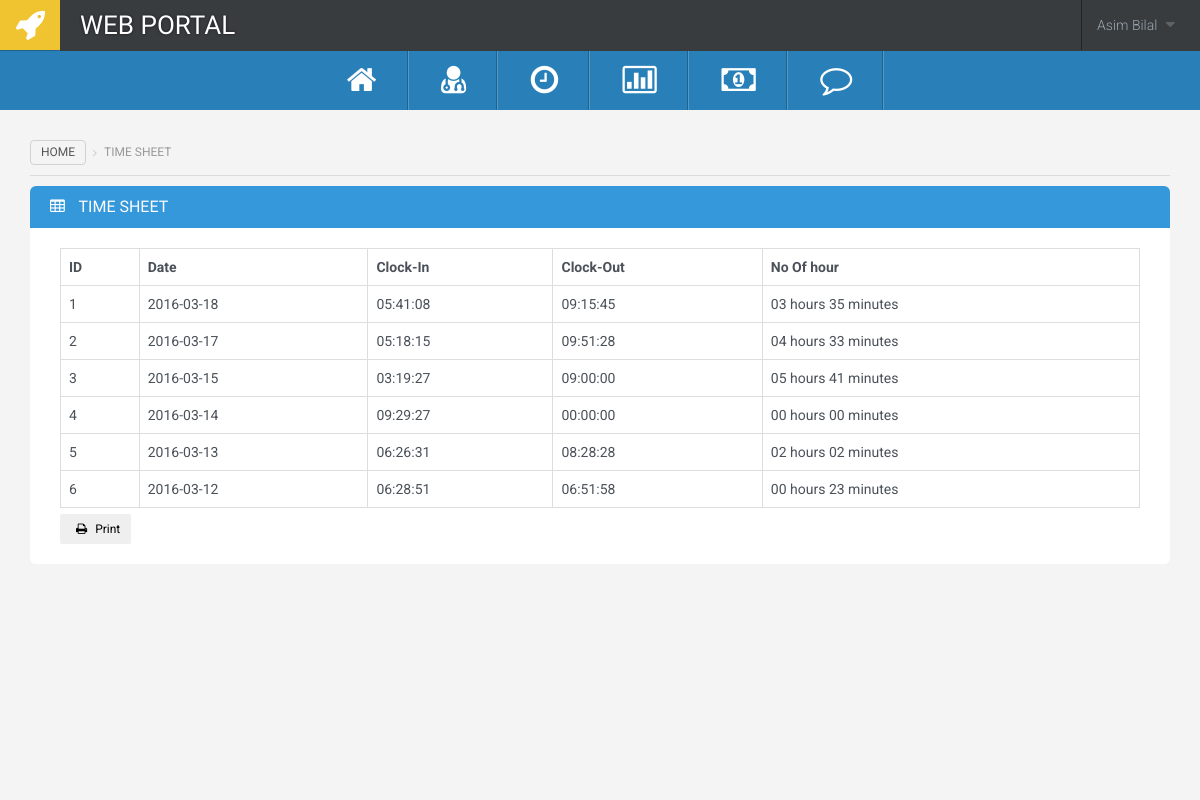
The page /timeSheet.php (signed in) on the database as committed earlier.
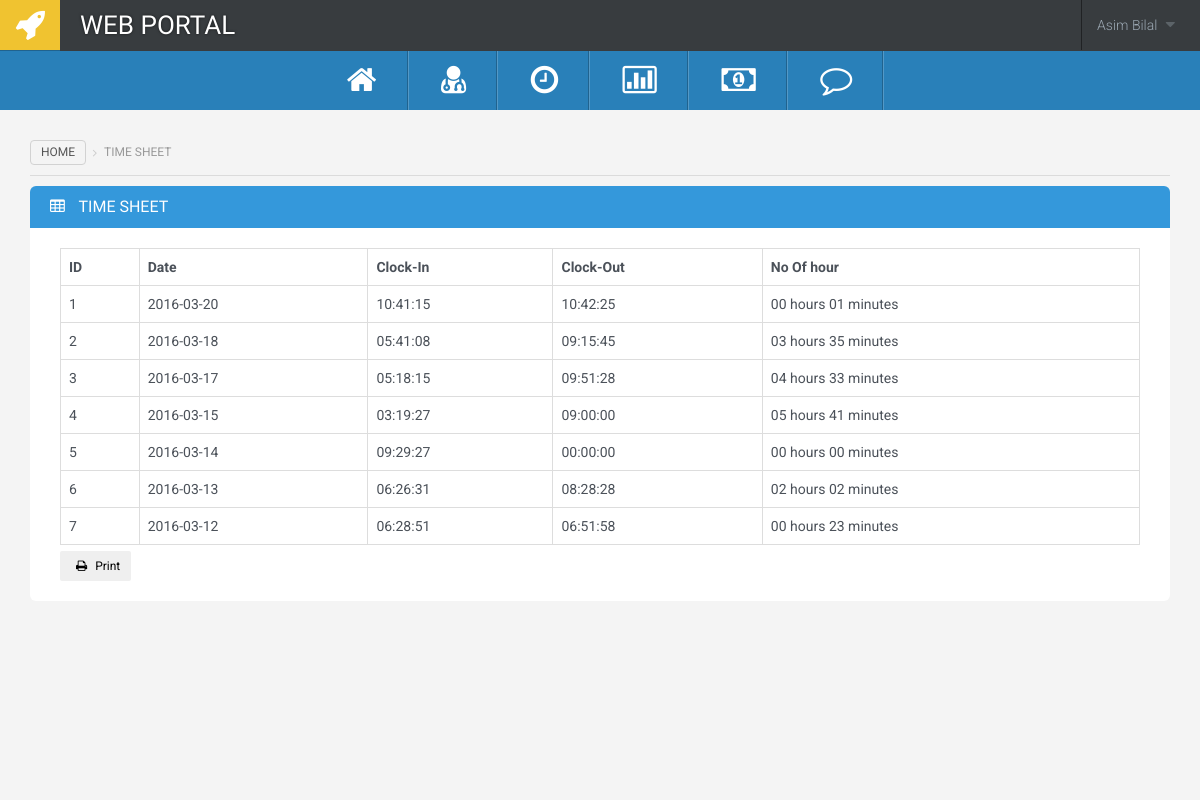
The same page on the database as committed later.
### tables this page shows
CREATE TABLE `clock` (
  `clock_id` int(10) NOT NULL,
  `user_id` int(10) NOT NULL,
  `clockIn` time NOT NULL,
  `clockOut` time NOT NULL,
  `date` text NOT NULL
);

### controller/timeSheetController.php (called while the page is built, shortened)
<?php
include("connection.php");
    $timeRecords = [];
    $userId = $_SESSION['userId'];
    $sql = "SELECT * FROM clock where user_id =".$userId. " ORDER BY date desc";
    $result = $conn->query($sql);
?>

### timeSheet.php (the view, shortened to what this page needs)
<?php
include("header.php");
include("controller/timeSheetController.php");
function convertToHoursMins($time, $format = '%02d:%02d') {
    $hours = floor($time / 60);
    $minutes = ($time % 60);
    return sprintf($format, $hours, $minutes);
}
?>
<div class="main-content">
    <ol class="breadcrumb">
  <li><a href="index.php">Home</a></li>
    <li class="active">Time Sheet</li>
</ol>
<div class="widget widget-blue">
      <div class="widget-title">
        <h3><i class="fa fa-table"></i> Time Sheet </h3>
      </div>
      <div class="widget-content">
        <div class="table-responsive" id="payRollTable">
          <table class="table table-bordered table-hover">
            <thead>
              <tr>
                <th>ID</th>
                <th>Date</th>
                <th>Clock-In</th>
                <th>Clock-Out</th>
                <th>No Of hour</th>
              </tr>
            </thead>
            <tbody>
  			  <?php foreach ( $timeRecords as $key =>  $record ) { ?>
  			  <tr>
                <td><?php echo $key+1; ?></td>
                <td><?php echo $record[0]; ?></td>
                <td><?php echo $record[1]; ?></td>
                <td><?php echo $record[2]; ?></td>
                <td><?php
                  if (($record[2] - $record[1]) < 0 ) {
                    echo "00 hours 00 minutes";
                  } else {
                          $diff =  strtotime($record[2]) - strtotime($record[1]);
                          $interval  = abs($diff);
                          $minutes   = round($interval / 60);
                    echo  convertToHoursMins($minutes, '%02d hours %02d minutes');
                  }
                    ?>
                </td>
              </tr>
              <?php }?>
            </tbody>
          </table>
        </div>
                                             <button type="button" onclick="printReport('payRollTable')" class="btn btn-iconed btn-primary btn-sm  "><i class="fa fa-print" id="print"></i> Print</button>
      </div>
    </div>
  </div>
</div>
</body>
</html>

### header.php (shortened to what this page needs)
<!DOCTYPE html>
<html>
<head>
  <link rel='stylesheet' href='assets/css/style.css'>
</head>
<body class="x" >
<div class="all-wrapper fixed-header active-sub-menu horizontal-menu">
  <div class="page-header">
  <div class="header-links hidden-xs">
    <div class="dropdown">
      <a href="#" class="header-link clearfix" data-toggle="dropdown">
        <div class="user-name-w">
        <?php echo $_SESSION['fullname'];?>
           <i class="fa fa-caret-down"></i>
        </div>
      </a>
    </div>
  </div>
  <a class="logo hidden-xs" href="index.html"><i class="fa fa-rocket"></i></a>
  <h1 id="reportHead">Web Portal</h1>
</div>
  <div class="top-menu">
  <div class="sidebar-wrapper">
  <ul id="mainMenu">
    <li>
      <a href="index.php" data-toggle="tooltip" data-placement="right" title="" data-original-title="Dashboard">
        <i class="fa fa-home"></i>
      </a>
    </li>
    <li>
      <a href="user.php" data-toggle="tooltip" data-placement="right" title="" data-original-title="Recruit">
        <i class="fa  fa-user-md"></i>
      </a>
    </li>
    <li>
      <a href="timeSheet.php" data-toggle="tooltip" data-placement="right" title="" data-original-title="Time Sheet">
        <i class="fa  fa-clock-o"></i>
      </a>
    </li>
    <li>
    <?php
        if($_SESSION["type"] == "Manager"){
    ?>
      <a href="userReportList.php" data-toggle="tooltip" data-placement="right" title="" data-original-title="Report">
     <?php
        } else {
       ?>
      <a href="report.php" data-toggle="tooltip" data-placement="right" title="" data-original-title="Report">
    <?php } ?>
        <i class="fa fa-bar-chart-o"></i>
      </a>
    </li>
       <?php
        if($_SESSION["type"] == "Manager"){
    ?>
    <li>
      <a href="payroll.php" data-toggle="tooltip" data-placement="right" title="" data-original-title="Payroll">
        <i class="fa fa-money"></i>
      </a>
    </li>
          <li>
      <a href="supportList.php" data-toggle="tooltip" data-placement="right" title="" data-original-title="Support">
        <i class="fa  fa-comment-o"></i>
      </a>
    </li>
    <?php } ?>
  </ul>
</div>
  </div>

Rows that differ between the two databases and show on the page:
added clock: date "2016-03-20", clockIn "10:41:15", clockOut "10:42:25", convertToHoursMins($minutes, '%02d hours %02d minutes') "00 hours 01 minutes"
